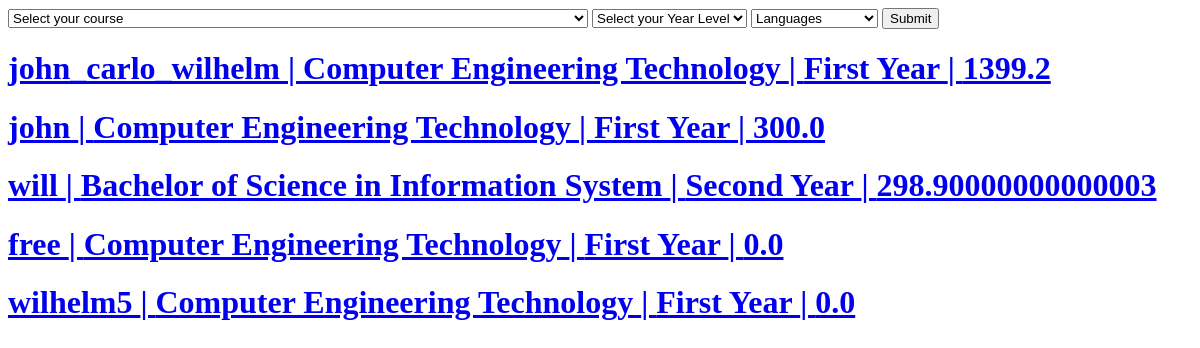
Before: /leaderboards/ with the older database file.
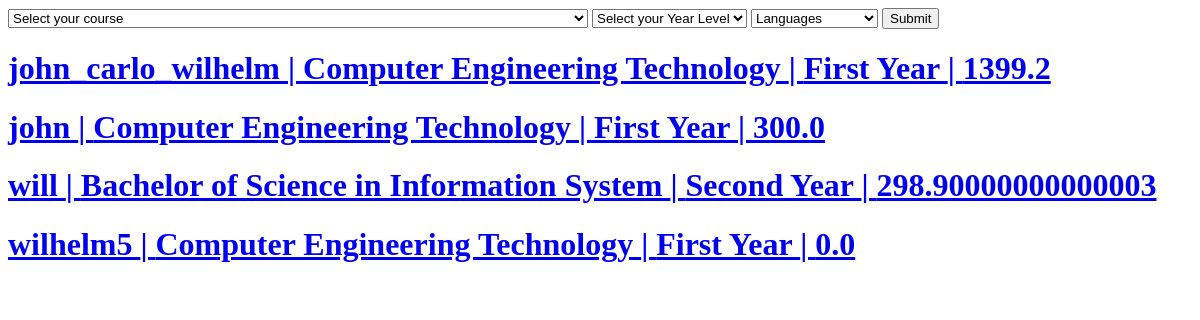
After: the same page with the newer database file.
### portfolio/models.py (models this page shows, shortened)
class LeaderBoards(models.Model):
    userProfile = models.ForeignKey(Profile , null=True ,on_delete=CASCADE, related_name='user_leaderboard')
    userID = models.ForeignKey(User, on_delete=CASCADE, related_name= 'userLeaderboard' )
    courseID = models.ForeignKey(Course, on_delete=CASCADE ,related_name='userCourse' , null=True)
    yearID = models.ForeignKey(YearLevel, on_delete=CASCADE,  related_name= 'userYearLevel',null=True )
    overallScore = models.FloatField(default=0,blank=True)
    CEnterprise = models.FloatField(default=0,blank=True, verbose_name='1C Enterprise')
    ASPNET = models.FloatField(default=0,blank=True, verbose_name='ASP.NET')
    ActionScript = models.FloatField(default=0,blank=True)
    Apex = models.FloatField(default=0,blank=True)
    Assembly = models.FloatField(default=0,blank=True)
    Ballerina = models.FloatField(default=0,blank=True)
    Batchfile = models.FloatField(default=0,blank=True)
    Blazor = models.FloatField(default=0,blank=True)
    C = models.FloatField(default=0,blank=True)
    CSharp = models.FloatField(default=0,blank=True, verbose_name='C#')
    Cplus = models.FloatField(default=0,blank=True,verbose_name='C++')
    COBOL = models.FloatField(default=0,blank=True)
    CSS = models.FloatField(default=0,blank=True)
    Clojure = models.FloatField(default=0,blank=True)
    CoffeeScript = models.FloatField(default=0,blank=True)
    Crystal = models.FloatField(default=0,blank=True)
    Cucumber = models.FloatField(default=0,blank=True)
    Dart = models.FloatField(default=0,blank=True)
    Delphi = models.FloatField(default=0,blank=True)
    Dockerfile = models.FloatField(default=0,blank=True)
    EJS = models.FloatField(default=0,blank=True)
    EPP = models.FloatField(default=0,blank=True)
    ERB = models.FloatField(default=0,blank=True)
    Ebuild = models.FloatField(default=0,blank=True)
    Elixir = models.FloatField(default=0,blank=True)
    Elm = models.FloatField(default=0,blank=True)
    Erlang = models.FloatField(default=0,blank=True)
    FSharp = models.FloatField(default=0,blank=True,verbose_name='F#')
    Fortran = models.FloatField(default=0,blank=True)
    Go = models.FloatField(default=0,blank=True)
    Groovy = models.FloatField(default=0,blank=True)
    HCL = models.FloatField(default=0,blank=True)
    HTML = models.FloatField(default=0,blank=True)
    HTML_Razor = models.FloatField(default=0,blank=True,verbose_name='HTML+RAZOR')
    Haskell = models.FloatField(default=0,blank=True)
    Haxe = models.FloatField(default=0,blank=True)
    HiveQL = models.FloatField(default=0,blank=True)
    JSON = models.FloatField(default=0,blank=True)
    Java = models.FloatField(default=0,blank=True)
    JavaScript = models.FloatField(default=0,blank=True)
    Julia = models.FloatField(default=0,blank=True)
    JupyterNotebook = models.FloatField(default=0,blank=True, verbose_name='Jupyter Notebook')
    Kivy = models.FloatField(default=0,blank=True)
    Kotlin = models.FloatField(default=0,blank=True)
    LabVIEW = models.FloatField(default=0,blank=True)
    Less = models.FloatField(default=0,blank=True)
    Lex = models.FloatField(default=0,blank=True)
    Limbo = models.FloatField(default=0,blank=True)
    Liquid = models.FloatField(default=0,blank=True)
    Lua = models.FloatField(default=0,blank=True)
    M = models.FloatField(default=0,blank=True)
    MATLAB = models.FloatField(default=0,blank=True)
    Makefile = models.FloatField(default=0,blank=True)
    Mathematica = models.FloatField(default=0,blank=True)
    Mercury = models.FloatField(default=0,blank=True)
    Nginx = models.FloatField(default=0,blank=True)
    Nix = models.FloatField(default=0,blank=True)
    ObjectiveC = models.FloatField(default=0,blank=True, verbose_name='Objective-C')
    ObjectiveCplus = models.FloatField(default=0,blank=True, verbose_name='Objective-C++')
    OpenEdgeABL = models.FloatField(default=0,blank=True, verbose_name='OpenEdge ABL')
    PHP = models.FloatField(default=0,blank=True)
    PLSQL = models.FloatField(default=0,blank=True)
    PLpgSQL = models.FloatField(default=0,blank=True)
    Perl = models.FloatField(default=0,blank=True)
    Perl6 = models.FloatField(default=0,blank=True, verbose_name='Perl 6')
    PowerBuilder = models.FloatField(default=0,blank=True)
    Powershell = models.FloatField(default=0,blank=True)
    Prolog = models.FloatField(default=0,blank=True)
    ProtocolBuffer = models.FloatField(default=0,blank=True, verbose_name= 'Protocol Buffer')
    Puppet = models.FloatField(default=0,blank=True)
    Python = models.FloatField(default=0,blank=True)
    QML = models.FloatField(default=0,blank=True)
    R = models.FloatField(default=0,blank=True)
    Raku = models.FloatField(default=0,blank=True)
    Robot = models.FloatField(default=0,blank=True)
    Ruby = models.FloatField(default=0,blank=True)
    Rust = models.FloatField(default=0,blank=True)
    SASS = models.FloatField(default=0,blank=True)
    SCSS = models.FloatField(default=0,blank=True)
    SQL = models.FloatField(default=0,blank=True)
    SQLPL = models.FloatField(default=0,blank=True)
    Scala = models.FloatField(default=0,blank=True)
    Shell = models.FloatField(default=0,blank=True)
    Smalltalk = models.FloatField(default=0,blank=True)
    Solidity = models.FloatField(default=0,blank=True)
    Stata = models.FloatField(default=0,blank=True)
    Stylus = models.FloatField(default=0,blank=True)
    Svelte = models.FloatField(default=0,blank=True)
    Swift = models.FloatField(default=0,blank=True)
    TSQL = models.FloatField(default=0,blank=True)
    TypeScript = models.FloatField(default=0,blank=True)
    Vue = models.FloatField(default=0,blank=True)
    XML = models.FloatField(default=0,blank=True)
    Xtend = models.FloatField(default=0,blank=True)
    Xtext = models.FloatField(default=0,blank=True)
    YAML = models.FloatField(default=0,blank=True)
    Yacc = models.FloatField(default=0,blank=True)
    Zig = models.FloatField(default=0,blank=True)

class User(AbstractUser):
    pass

class Course(models.Model):
    course = models.CharField(max_length=150)
    def __str__(self):
        return f"{self.course}"

class YearLevel(models.Model):
    yearLevel = models.CharField(max_length=50)
    def __str__(self):
        return f"{self.yearLevel}"

### portfolio/views.py (the view)
# urls.py: path('leaderboards/',views.leaderboard, name='leaderboard'),
def leaderboard(request):
    course = Course.objects.all()
    year = YearLevel.objects.all()
    by_what = '-overallScore'
    d = {}
    select1 = 'Select your course'
    select2 = 'Select your Year Level'
    select3 = 'Languages'
    if request.method == 'POST':
        lang = 'overallScore'
        if request.POST.get('courseid'):
            c_id = request.POST['courseid']
            c = Course.objects.get(pk = c_id)
            d['courseID'] = c
            select1 = c
        if request.POST.get('yearlevelid'):
            y_id = request.POST['yearlevelid']
            date = YearLevel.objects.get(pk = y_id)
            d['yearID'] = date
            select2 = date
        if request.POST.get('languages'):
            lang = request.POST['languages']
            select3 = request.POST['languages']
        try:
            data = LeaderBoards.objects.filter(**d).order_by('-' +lang)
        except FieldError:
            lang = nameProb[lang]
            data = LeaderBoards.objects.filter(**d).order_by('-' +lang)
    else:
        lang = ''
        data= LeaderBoards.objects.order_by(by_what)
    return render(request,'portfolio/leaderboards.html',{
        'courses': course,
        'yearlevels':year,
        'languages': languages,
        'data' : data,
        'select1': select1,
        'select2': select2,
        'select3': select3,
        'lang' : lang,
    })

### portfolio/templates/portfolio/leaderboards.html (shortened to what this page needs)
{% load static %} {% load getattribute %}
<!DOCTYPE html>
<html lang="en">
  <head>
  </head>
  <body>
    <form action="{% url 'leaderboard' %}" method="post">
      <select name="courseid" id="">
        <option value="" disabled selected>{{select1}}</option>
      </select>
      <select name="yearlevelid" id="">
        <option value="" disabled selected>{{select2}}</option>
      </select>
      <select name="languages" id="">
        <option value="" disabled selected>{{select3}}</option>
      </select>
      <input type="submit" value="Submit">
    </form>
    {% if lang != '' %}
    {% for d in data %}
    <a href="{% url 'redirect' d.userID.id %}">
      <h1>{{d.userID}} | {{d.courseID}} | {{d.yearID}} | {{ d|getattribute:lang|floatformat:2 }}</h1>
    </a>
    {% endfor %}
    {% else %}
    {% for d in data %}
    <a href="{% url 'redirect' d.userID.id %}">
      <h1>{{d.userID}} | {{d.courseID}} | {{d.yearID}} | {{d.overallScore}}</h1>
    </a>
    {% endfor %}
    {% endif %}
  </body>
</html>

Changed rows visible on the page:
removed LeaderBoards: userID "free", courseID "Computer Engineering Technology", yearID "First Year", overallScore "0.0"
